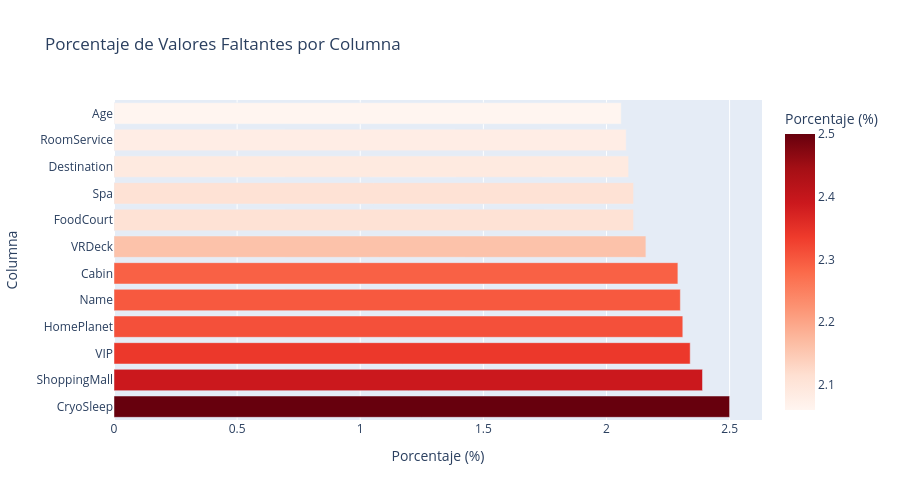

The notebook cell this image was saved under:
### Code cell
if len(missing_data) > 0:
    fig = px.bar(missing_data, 
                 x='Porcentaje', 
                 y='Columna',
                 orientation='h',
                 title='Porcentaje de Valores Faltantes por Columna',
                 labels={'Porcentaje': 'Porcentaje (%)', 'Columna': 'Columna'},
                 color='Porcentaje',
                 color_continuous_scale='Reds')
    fig.update_layout(height=500, showlegend=False)
    fig.show()

### Figure 1 — Plotly figure (JSON) as saved in the notebook; plotly's stock layout.template omitted (floating-point values rounded to 4 significant figures)
{"data": [{"alignmentgroup": "True", "hovertemplate": "Porcentaje (%)=%{marker.color}<br>Columna=%{y}<extra></extra>", "legendgroup": "", "marker": {"color": [2.5, 2.39, 2.34, 2.31, 2.3, 2.29, 2.16, 2.11, 2.11, 2.09, 2.08, 2.06], "coloraxis": "coloraxis", "pattern": {"shape": ""}}, "name": "", "offsetgroup": "", "orientation": "h", "showlegend": false, "textposition": "auto", "type": "bar", "x": [2.5, 2.39, 2.34, 2.31, 2.3, 2.29, 2.16, 2.11, 2.11, 2.09, 2.08, 2.06], "xaxis": "x", "y": ["CryoSleep", "ShoppingMall", "VIP", "HomePlanet", "Name", "Cabin", "VRDeck", "FoodCourt", "Spa", "Destination", "RoomService", "Age"], "yaxis": "y"}], "layout": {"barmode": "relative", "coloraxis": {"colorbar": {"title": {"text": "Porcentaje (%)"}}, "colorscale": [[0, "rgb(255,245,240)"], [0.125, "rgb(254,224,210)"], [0.25, "rgb(252,187,161)"], [0.375, "rgb(252,146,114)"], [0.5, "rgb(251,106,74)"], [0.625, "rgb(239,59,44)"], [0.75, "rgb(203,24,29)"], [0.875, "rgb(165,15,21)"], [1, "rgb(103,0,13)"]]}, "height": 500, "legend": {"tracegroupgap": 0}, "showlegend": false, "title": {"text": "Porcentaje de Valores Faltantes por Columna"}, "xaxis": {"anchor": "y", "domain": [0, 1], "title": {"text": "Porcentaje (%)"}}, "yaxis": {"anchor": "x", "domain": [0, 1], "title": {"text": "Columna"}}}}
